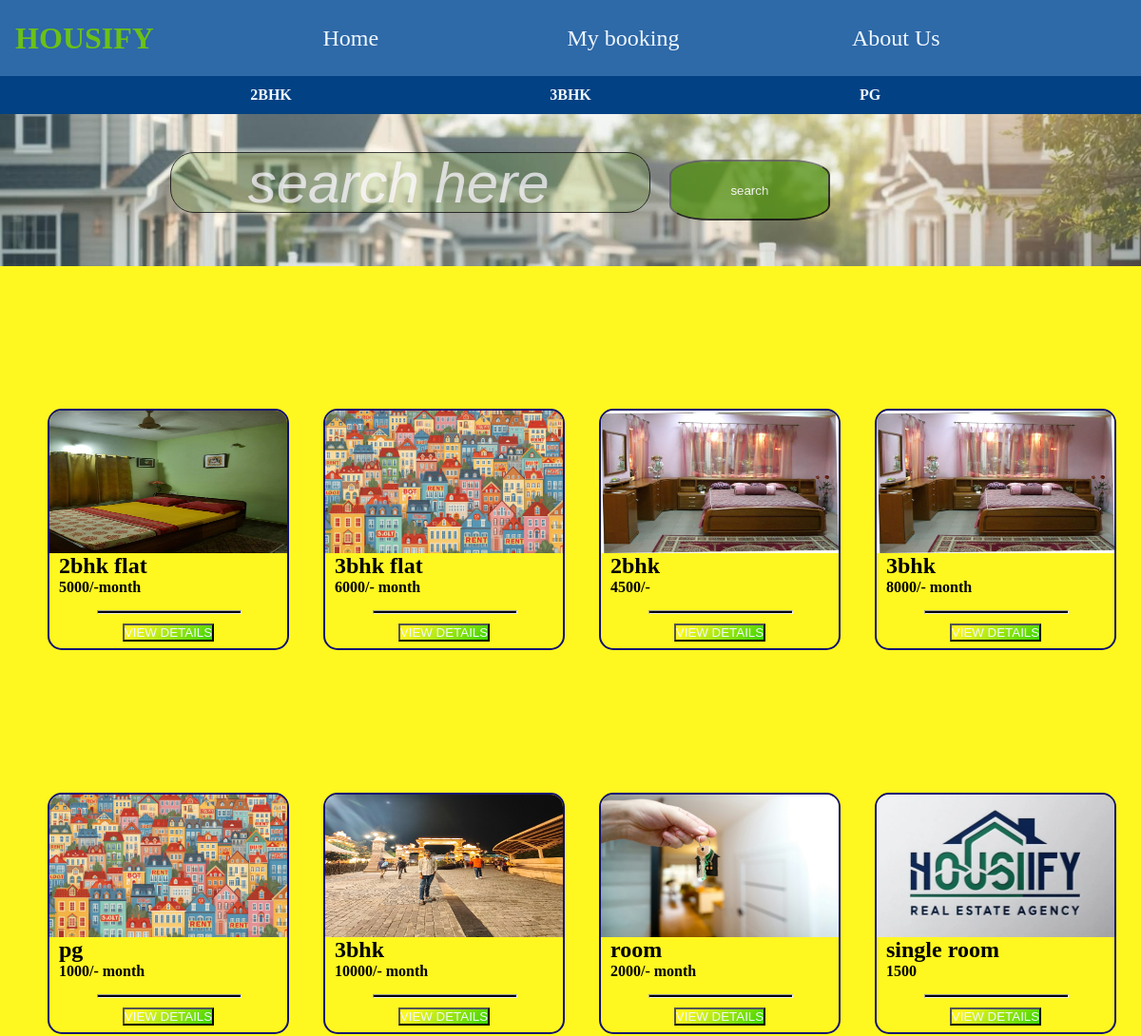
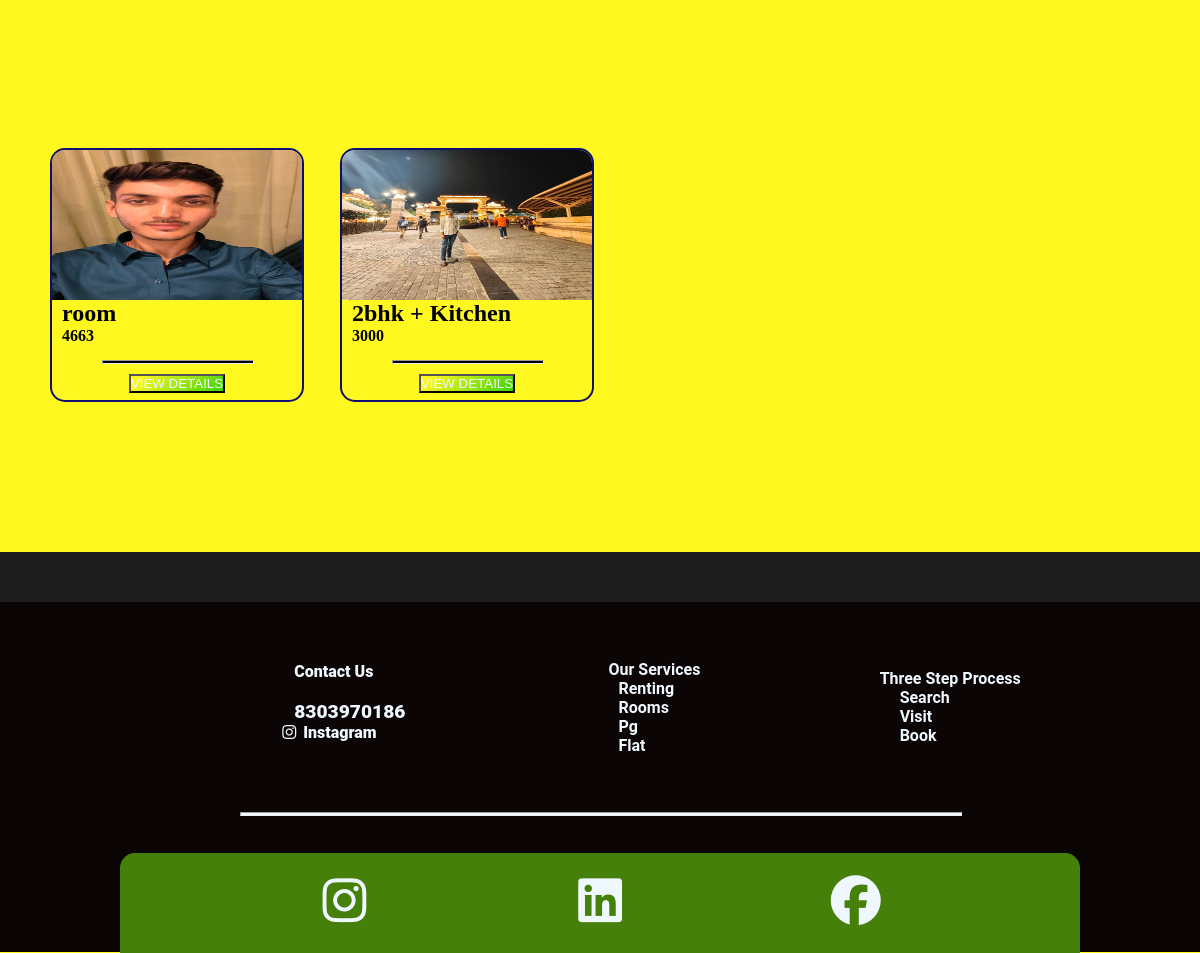
The page / on the database its author committed (2 pictures, top to bottom).
### listings/models.py (models this page shows, shortened)
class listings(models.Model):
    Room_title= models.CharField(max_length=100)
    Room_rent= models.IntegerField( )
    Room_images1=models.ImageField(upload_to='room_images/', blank=True, null=True)
    Room_images2=models.ImageField(upload_to='room_images/', blank=True, null=True)
    Room_images3=models.ImageField(upload_to='room_images/', blank=True, null=True)
    Room_images4=models.ImageField(upload_to='room_images/', blank=True, null=True)
    Room_images5=models.ImageField(upload_to='room_images/', blank=True, null=True)
    date=models.DateTimeField(auto_now_add=True , null=True)
    Room_details= models.TextField()
    Room_available=models.BooleanField(default=True)
    Room_type=models.CharField(max_length=50)
    Room_security=models.IntegerField(default=000 )
    wifi=models.BooleanField(default=False)
    bed=models.BooleanField(default=False)
    mattres=models.BooleanField(default=False)
    table=models.BooleanField(default=False)
    chair=models.BooleanField(default=False)
    fan=models.BooleanField(default=False)
    Ac=models.BooleanField(default=False)
    ro=models.BooleanField(default=False)

### zameen/views.py (the view)
# urls.py: path('', views.base, name="base"),
def base(request):
    listingdata=listings.objects.all()
    title=request.GET.get('search')
    if title:
        listingdata=listingdata.filter(Room_title__icontains=title)
    data={
        'listingdata':listingdata,
        'title':title
    }
    return render(request, "base.html",data)

### templates/base.html (shortened to what this page needs)
<!DOCTYPE html>
<html lang="en">
<head>
    <link rel="stylesheet" href="/static/base.css">
    <link rel="stylesheet" href="/static/basemedia.css">
</head>
<body>
    {% include "header.html" %}
    <div class="hero">
        <div class="herosearch">
            <form method="get" action="{% url 'base'%}">
                <input type="search" name="search" placeholder="search here" class="searchbox"><button class="searchbutton">
                    search</button>
                </form>
        </div>
    </div>
    <div class="base">
        {% for n in listingdata %}
        <div class="box o ">
            <div class="im" id="i11"><img src="{{n.Room_images1.url}}" alt="image" height="100%" width="250px"
                    class="room-img">
                </div>
            <div class="tex" id="t11">
                <div class="ta">
                    <h2>{{n.Room_title}}</h2>
                    <h4> {{n.Room_rent}} </h4>
                </div>
                <hr>
                <div class="ba"> <a href="{% url 'room' n.id %}"> <button class="bt" id="bt11"> VIEW
                            DETAILS </a> </button>
                </div>
            </div>
        </div>
        {% endfor %}
    </div>
    {% include "footer.html" %}
</body>
</html>

### templates/header.html (shortened to what this page needs)
<!DOCTYPE html>
<html lang="en">
<head>
    <link rel="stylesheet" href="/static/header.css">
    <link rel="stylesheet" href="/static/headermedia.css">
</head>
<body>
    <header>
        <div class=" navbar">
            <div class="navlogo">
                <h1 id="navlogo"> HOUSIFY</h1>
            </div>
            <div class="navitems">
                <div class="navbuy border"><a href="/"> Home</a></div>
                <div class="navsell border"><a href="/mybooking">My booking</a></div>
                <div class="navaccount border" ><a href="/About-Us">About Us </a></div>
            </div>
        </div>
        <div class="navbar2">
           <div class="navitems2">
                <div class="2bhk bor" class="{% if request.path == '/2bhk' %}active{% endif %}"> <a href="/2bhk">2BHK</a></div>
                <div class="3bhk bor" class="{% if request.path == '/3bhk' %}active{% endif %}"><a href="/3bhk">3BHK</a></div>
                <div class="pg bor" class="{% if request.path == '/pg' %}active{% endif %}"><a href="/pg">PG</a></div>
            </div>
        </div>
    </header>

### templates/footer.html (shortened to what this page needs)
<!DOCTYPE html>
<html lang="en">
<head>
    <link rel="stylesheet" href="/static/footer.css">
    <link rel="stylesheet" href="/static/footermedia.css">
    <link rel="stylesheet" href="https://cdnjs.cloudflare.com/ajax/libs/font-awesome/7.0.1/css/all.min.css">
</head>
<body>
    <div class="footer">
        <div class="block"></div>
        <div class="f">
            <div class="cnt">
                <div class="c"> Contact Us</div>
                <br>
                <div class="p"> 8303970186</div>
                <div class="in"> <i class="fa-brands fa-instagram"></i>
                    <a href="https://www.instagram.com/suryansh.shukla1?igsh=eHJzNHM1YnRrMzB1" id="a">Instagram</a>
                </div>
            </div>
            <div class="ser">
                <div class="s"> Our Services</div>
                <div class="r">Renting </div>
                <div class="r">Rooms </div>
                <div class="r">Pg </div>
                <div class="r">Flat</div>
            </div>
            <div class="th">
                <div class="thr">Three Step Process</div>
                <div class="tr">Search</div>
                <div class="tr">Visit</div>
                <div class="tr">Book</div>
            </div>
        </div>
        <div class="hr">
            <hr id="h">
        </div>
        <div class="g">
            <div class="ic">
                <div class="ins"><a href="https://www.instagram.com/_housify_?igsh=MW1kajR0NDA0cHVveg==" id="an"><i
                            class="fa-brands fa-instagram"></a></i> </div>
                <div class="link"><a
                        href="https://www.linkedin.com/in/suryansh-shukla-52273a390?utm_source=share&utm_campaign=share_via&utm_content=profile&utm_medium=android_app"
                        id="lin"><i class="fa-brands fa-linkedin"></a></i> </div>
                <div class="face"> <i class="fa-brands fa-facebook"></i></div>
            </div>
        </div>
    </div>
</body>
</html>

### static/base.css (style rules this page uses)
* { margin: 0; padding: 0; }
body { background-color: #FFF720; }
.hero { height: 20vh; width: 100%; background-color: aqua; background-image: url(/static/image/search3.jpg); background-size: cover; display: flex; justify-content: center; align-items: center; z-index: -5; margin-bottom: 100px; }
.searchbox { height: 8vh; width: 60%; font-size: 5vmin; border: 1px solid; border-radius: 25px; text-align: center; margin-right: 20px; opacity: .75; background-color: rgb(79, 143, 14, .25); color: black; }
input::placeholder { color: whitesmoke; font-style: italic; }
.searchbutton { height: 8vh; width: 20%; border-radius: 25%; position: relative; bottom: 8px; opacity: .75; color: white; background-color: rgb(79, 143, 14); }
.base { display: grid; grid-template-columns: 20% 20% 20% 20%; grid-template-rows: auto; gap: 50px; }
.box { height: 250px; width: 250px; border: 2px solid rgb(15, 15, 115); border-radius: 15px; margin-top: 50px; margin-bottom: 50px; margin-left: 50px; }
.im { height: 60%; width: 100%; border-top-left-radius: 13px; border-top-right-radius: 13px; }
.tex { height: 40%; width: 100%; border-radius: 13px; }
.ta { height: 60%; width: 100%; margin-left: 10px; }
.ba { display: flex; justify-content: center; margin-top: 10px; }
hr { background-color: black; height: 2px; width: 60%; margin-left: 50px; }
.bt { background-image: linear-gradient(135deg, #FFF720 10%, #3CD500 100%); }
.room-img { border-top-right-radius: 13px; border-top-left-radius: 13px; }

### static/header.css (style rules this page uses)
* { margin: 0; padding: 0; }
a { color: aliceblue; text-decoration: none; }
.navbar { background-color: #2E69A8; height: 10vh; width: 100%; display: flex; position: fixed; top: 0px; z-index: 4; }
.navitems { display: flex; height: 10vh; width: 80%; justify-content: space-evenly; align-items: center; flex-wrap: wrap; }
.border { height: 5vh; width: 15vw; font-size: 2vw; background-color: #2E69A8; border: 1px solid #2E69A8; padding-left: 5px; padding-left: 5px; color: aliceblue; border-radius: 5px; display: flex; justify-content: center; align-items: center; }
.navlogo { width: 14vw; background-color: #2E69A8; padding-left: 5px; display: flex; justify-content: center; align-items: center; color: rgb(107, 193, 22); }
.navbar2 { padding-top: 10vh; }
.navitems2 { height: 5vh; width: 100%; background-color: #024183; font-weight: bolder; display: flex; justify-content: space-evenly; align-items: center; color: aliceblue; }
.bor { width: 60px; display: flex; justify-content: center; }

### static/footer.css (style rules this page uses)
* { margin: 0; padding: 0; }
.footer { height: 400px; width: 100%; background-color: rgb(11, 5, 5); color: aliceblue; font-family: Roboto, Open Sans, Lato, Poppins, and Montserrat, Tahoma, sans-serif; font-weight: bolder; margin-top: 100px; }
.block { height: 50px; width: 100%; background-color: rgb(30, 29, 29); }
.f { display: flex; justify-content: space-evenly; align-items: center; }
.cnt { margin-top: 60px; margin-left: 100px; font-weight: bolder; display: block; height: 150px; width: 150px; }
.c { margin-left: 15px; }
#a { color: aliceblue; }
.p { font-size: larger; margin-left: 15px; }
.r { margin-left: 10px; }
.tr { margin-left: 20px; }
#h { height: 2px; width: 60%; background-color: aliceblue; margin-left: 20%; }
.g { height: 100px; width: 80%; margin-left: 10%; background-color: rgb(69, 128, 10); position: relative; top: 36.8px; border-top-left-radius: 15px; border-top-right-radius: 15px; }
.ic { display: flex; justify-content: space-evenly; }
#an { font-size: 50px; border-radius: 10px; }
.ins { margin-top: 20px; }
#lin { font-size: 50px; }
.link { margin-top: 20px; }
.face { font-size: 50px; margin-top: 20px; }

### rows shown on the page
listings: Room_images1 (picture), Room_title "2bhk flat", Room_rent "5000/-month"
listings: Room_images1 (picture), Room_title "3bhk flat", Room_rent "6000/- month"
listings: Room_images1 (picture), Room_title "2bhk", Room_rent "4500/-"
listings: Room_images1 (picture), Room_title "3bhk", Room_rent "8000/- month"
listings: Room_images1 (picture), Room_title "pg", Room_rent "1000/- month"
listings: Room_images1 (picture), Room_title "3bhk", Room_rent "10000/- month"
listings: Room_images1 (picture), Room_title "room", Room_rent "2000/- month"
listings: Room_images1 (picture), Room_title "single room", Room_rent "1500"
listings: Room_images1 (picture), Room_title "room", Room_rent "4663"
listings: Room_images1 (picture), Room_title "2bhk + Kitchen", Room_rent "3000"
